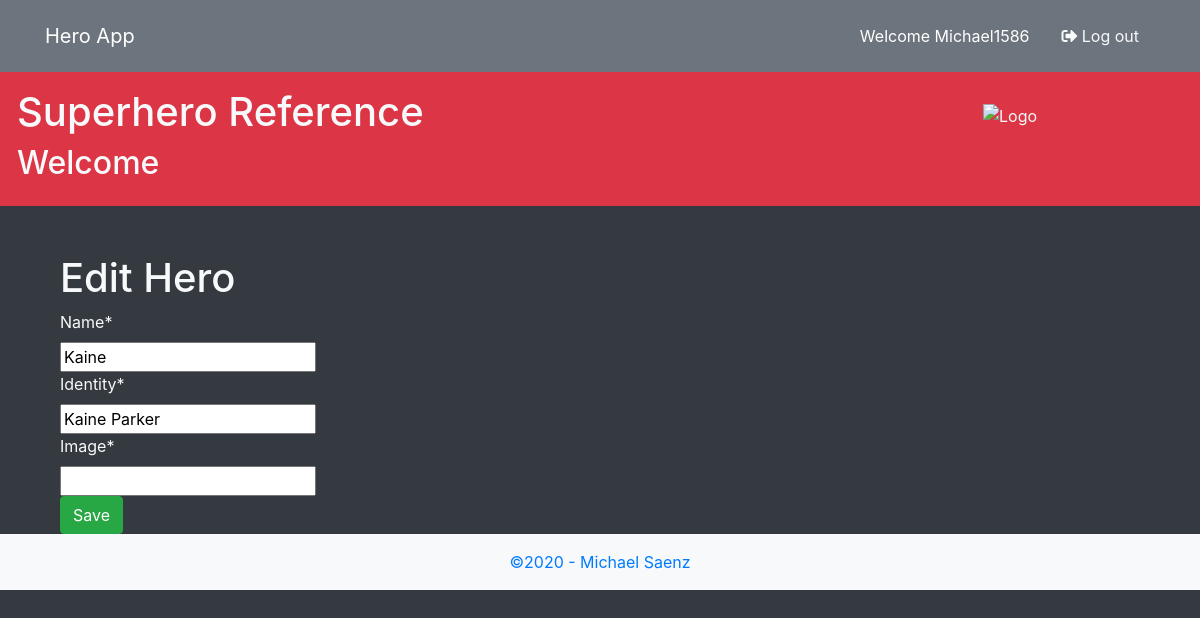
/2/ (signed in), run on an earlier commit of the app's database.
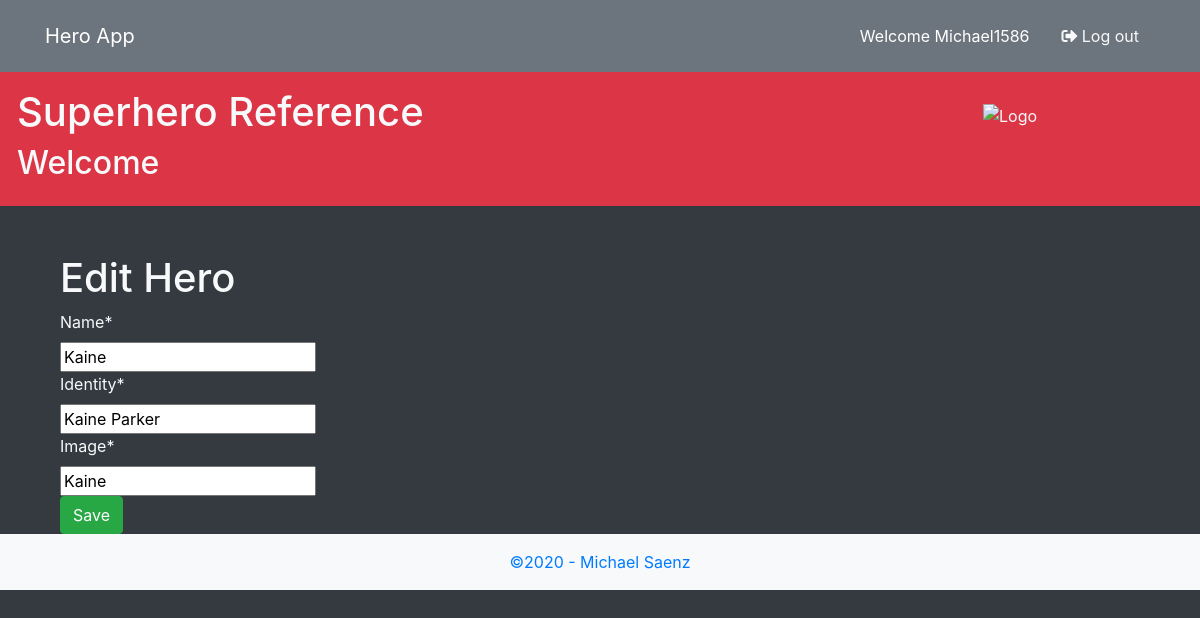
And on a later commit of the database.
### hero/models.py (models this page shows, shortened)
class Superhero(models.Model):
    name = models.CharField(max_length=20)
    identity = models.CharField(max_length=20)
    image = models.CharField(max_length=200, null=True)

### hero/views.py (the view)
# urls.py: path('<int:pk>/', HeroEditView.as_view(), name='hero_edit'),
class HeroEditView(LoginRequiredMixin, UpdateView):
    template_name = "hero_edit.html"
    model = Superhero
    fields = '__all__'

### templates/hero_edit.html
{% extends 'superhero_theme.html' %}
{% load crispy_forms_tags %}
{% block main %}
<div class="container">
  <h1>Edit Hero</h1>
  <form action="" method="post">{% csrf_token %}
    {{ form|crispy }}
    <button class="btn btn-success" type="submit">Save</button>
  </form>
</div>
{% endblock main %}

What changed in the data, as far as the page shows it:
changed Superhero "Kaine": image (not shown) → "Kaine"
